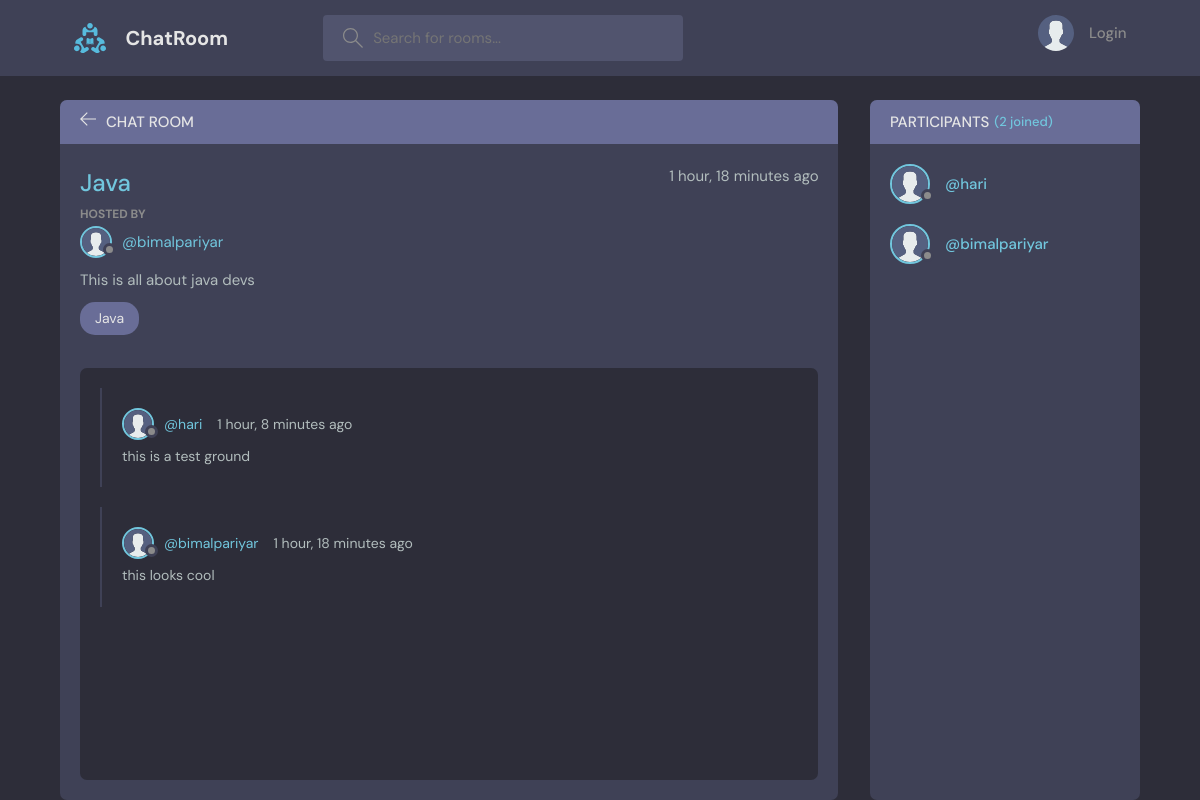
The page /st_name/15/ on the database its author committed.
### base/models.py (models this page shows, shortened)
class Room(models.Model):
    host = models.ForeignKey(User, on_delete=models.SET_NULL, null=True)
    topic = models.ForeignKey(Topic, on_delete=models.SET_NULL, null=True)
    name = models.CharField(max_length=200)
    description = models.TextField(null=True, blank=True)
    participants = models.ManyToManyField(User, related_name='participants', blank=True)
    created_at = models.DateTimeField(auto_now_add=True)
    updated_at = models.DateTimeField(auto_now=True)
    class Meta:
        ordering = ['-updated_at', '-created_at']

class Profile(models.Model):
    user = models.OneToOneField(User, on_delete=models.CASCADE)
    name = models.CharField(max_length=200, default='Anonymous', null=True)
    bio = models.TextField(null=True, blank=True)
    profile_pic = models.ImageField(null=True, blank=True, default='profile_images/avatar.svg', upload_to='profile_images')
    created_at = models.DateTimeField(auto_now_add=True)
    updated_at = models.DateTimeField(auto_now=True)

class Topic(models.Model):
    name = models.CharField(max_length=200)
    def __str__(self) -> str:
        return self.name

class Message(models.Model):
    user = models.ForeignKey(User, on_delete=models.CASCADE)
    room = models.ForeignKey(Room, on_delete=models.CASCADE)
    body = models.TextField()
    created_at = models.DateTimeField(auto_now_add=True)
    updated_at = models.DateTimeField(auto_now=True)
    class Meta:
        ordering = ['-updated_at', '-created_at']

### base/views.py (the view, shortened to what this page needs)
# urls.py: path('st_name/<str:pk>/', views.rooms, name="rooms"),
def rooms(request, pk=None):
    room = Room.objects.get(id=pk)
    conversations = room.message_set.all()
    participants = room.participants.all()
    print(participants)
    context = {'room': room, 'conversations': conversations, 'participants': participants}
    return render(request, 'base/rooms.html', context)

### base/templates/base/rooms.html (shortened to what this page needs)
{% extends "base.html" %} {% block content %}
    <main class="profile-page layout layout--2">
      <div class="container">
        <div class="room">
          <div class="room__top">
            <div class="room__topLeft">
              <a href="{% url "home" %}">
                <svg version="1.1" xmlns="http://www.w3.org/2000/svg" width="32" height="32" viewBox="0 0 32 32">
                  <title>arrow-left</title>
                  <path
                    d="M13.723 2.286l-13.723 13.714 13.719 13.714 1.616-1.611-10.96-10.96h27.625v-2.286h-27.625l10.965-10.965-1.616-1.607z"
                  ></path>
                </svg>
              </a>
              <h3>Chat Room</h3>
            </div>
          </div>
          <div class="room__box scroll">
            <div class="room__header scroll">
              <div class="room__info">
                <h3>{{room.name|title}}</h3>
                <span>{{room.created_at|timesince}} ago</span>
              </div>
              <div class="room__hosted">
                <p>Hosted By</p>
                <a href="{% url 'user_profile' room.host.id %}" class="room__author">
                  <div class="avatar avatar--small">
                    <img src="{{room.host.profile.profile_pic.url}}" />
                  </div>
                  <span>@{{room.host.username}}</span>
                </a>
              </div>
              <div class="room__details">
                {{room.description}}
              </div>
              <span class="room__topics">{{room.topic}}</span>
            </div>
            <div class="room__conversation">
              <div class="threads scroll">
                {% for conversation in conversations %}
                <div class="thread">
                  <div class="thread__top">
                    <div class="thread__author">
                      <a href="{% url 'user_profile' conversation.user.id %}" class="thread__authorInfo">
                        <div class="avatar avatar--small">
                          <img src="{{conversation.user.profile.profile_pic.url}}" />
                        </div>
                        <span>@{{conversation.user}}</span>
                      </a>
                      <span class="thread__date">{{conversation.created_at|timesince}} ago</span>
                    </div>
                  </div>
                  <div class="thread__details">
                    {{conversation.body}}
                  </div>
                </div>
                {%endfor%}
              </div>
            </div>
          </div>
        </div>
        <div class="participants">
          <h3 class="participants__top">Participants <span>({{participants.count}} joined)</span></h3>
          <div class="participants__list scroll">
            {% for participant in participants %}
            <a href="{% url 'user_profile' participant.id %}" class="participant">
              <div class="avatar avatar--medium">
                <img src="{{participant.profile.profile_pic.url}}" />
              </div>
              <p>
                <span>@{{participant.username}}</span>
              </p>
            </a>
            {%endfor%}
          </div>
        </div>
      </div>
    </main>
    {% endblock content %}

### rows shown on the page
Room: name "Java", created_at "1 hour, 18 minutes", host.profile.profile_pic (placeholder picture), host.username "bimalpariyar", description "This is all about java devs", topic "Java"
Message: user.profile.profile_pic (placeholder picture), user "hari", created_at "1 hour, 8 minutes", body "this is a test ground"
Message: user.profile.profile_pic (placeholder picture), user "bimalpariyar", created_at "1 hour, 18 minutes", body "this looks cool"

### other values the page prints
{{ participants.count }} "2"
{{ participant.username }} "hari"
{{ participant.username }} "bimalpariyar"
